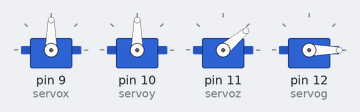
Simulated run of this sketch. Board: Arduino Uno, built with avr-gcc and run on an emulated ATmega328P. Parts: 4 × servo.

Above: at 1.05 s.
At 2.25 s:
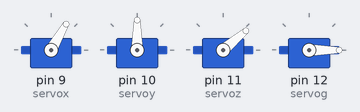
At 3.5 s:
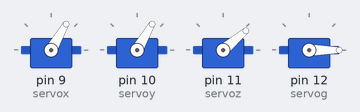
At 4.75 s:
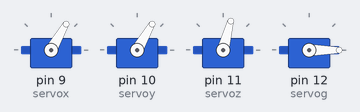
At 6.0 s:
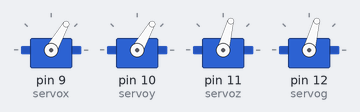
Timing chart, 0 to 7.5 s (numbered marks = the images above):
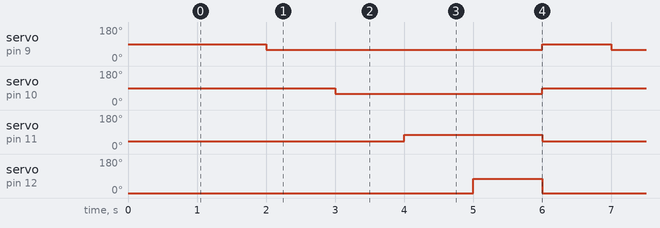

The sketch:

Robotic_arm_code.ino
```cpp
# include <Servo.h>

Servo servox;   // for servo along x
Servo servoy;   // for servo along y
Servo servoz;   // for servo along z
Servo servog;   // for gripper

void arm()
{
  servox.write(90);
  servoy.write(90);
  servoz.write(40);
  servog.write(0);
  delay(1000);
}


void setup()
{
  servox.attach(9);
  servoy.attach(10);
  servoz.attach(11);
  servog.attach(12);
  arm();
  // put your setup code here, to run once:

  Serial.begin(9600);

}
void loop()
{
  arm();
  servox.write(60);
  delay(1000);

  servoy.write(60);
  delay(1000);


  servoz.write(75);
  delay(1000);


  servog.write(75);
  delay(1000);
}
void loop_trial()
{
  // put your main code here, to run repeatedly:
  int angles[5] = {0,60,90,120,180};

  // for (int i : angles )
  // {
  //   servox.write(i);
  //   servoy.write(i);
  //   servoz.write(i);
  //   servog.write(i);
  //   Serial.print("Angle = ");
  //   Serial.println(i);
  //   delay(3000);
  // }
}
```

Measured:
- by itself, servo on pin 9 (servox): alternates 90° for 1.0 s and 60° for 4.0 s
- by itself, servo on pin 10 (servoy): alternates 90° for 2.0 s and 60° for 3.0 s
- by itself, servo on pin 11 (servoz): alternates 75° for 2.0 s and 40° for 3.0 s
- by itself, servo on pin 12 (servog): alternates 75° for 1.0 s and 0° for 4.0 s
